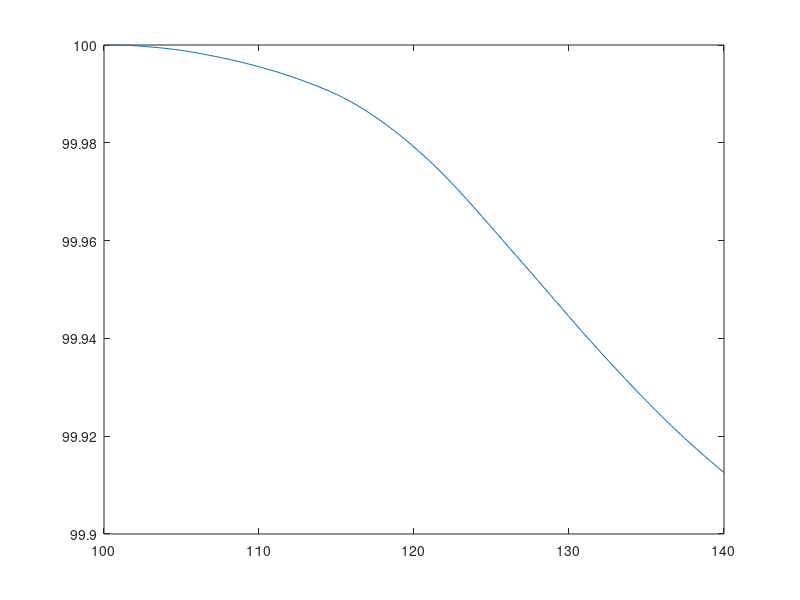
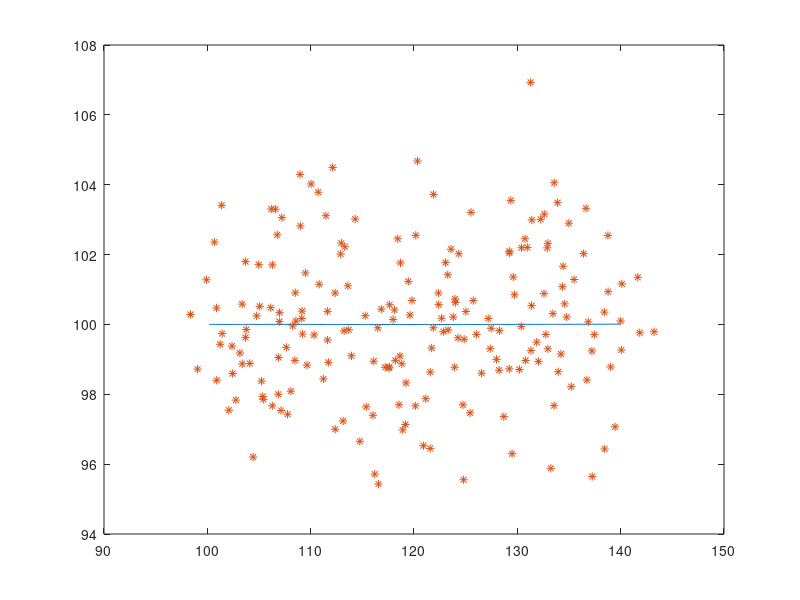

MATLAB code to generate these figures, in order: (Note: this script raises an error after producing the figures.)
%% For position sensor only case. 
%  This is for the dependent case. 

close all;

clear all;

clc;

Iteration = 200; 

T = .01;  

% Fx = [1 T; 0 1] ; % state transition matrix

Fx = [1 T 1/2*T^2; 0 1 T; 0 0 1];

F = blkdiag(Fx, Fx);

Taox = [T^2/2; T ;1]; %input control matrix, this is for the system noise. Considering
%the case only one dimension, Tao is is 2by1 vector. As for the 2-D model,
%Tao should be like as below,

Taoy = [T^2/2; T ;1];

H = [1 0 0 0 0 0 ;0 0 0 1 0 0 ]; % measurement matrix

%% define main variables

v_mag1 = 0.01;  %System process noise:

v_mag2 = 0.01; %System process noise;
              
Qx1 = v_mag1^2 * [T^4/4 T^3/2 T^2/2; T^3/2 T^2 T; T^2/2 T 1]; 

Qx2 = v_mag2^2 * [T^4/4 T^3/2 T^2/2; T^3/2 T^2 T; T^2/2 T 1]; 

Q = blkdiag(Qx1,Qx2)

Px1=v_mag1^2*[1 1/T 1/(T^2); 1/T 2/(T^2) 3/(T^3);1/(T^2) 3/(T^3) 6/(T^4) ]

Px2=v_mag2^2*[1 1/T 1/(T^2); 1/T 2/(T^2) 3/(T^3);1/(T^2) 3/(T^3) 6/(T^4) ]

P = blkdiag(Px1,Px2)

w_mag = [sqrt(3), sqrt(4)];  %measurement noise pre_set up

R = diag(w_mag.^2) %covariance of measurement noise, in this case, only position 
                %is measuered, so R is a 1by1matrix. 

 %% initize result variables
% simulate the observation over time
    X_true=[];
        
    Z = []; % real_measurement
    
    X = [100,20,0, 100,0,0]';
    
    for t = 1 : Iteration
    
        X= F * X + [v_mag1 * randn*[(T^2/2); T; 0];v_mag2 * randn*[(T^2/2); T; 1]]             
            
            X_true=[X_true;X'];
    end
    
    figure, plot(X_true(:,1),X_true(:,4));
    
    Z = X_true * H';
    
    Z = Z + randn(size(Z))*diag(w_mag);
        
%     save('JY_x_velocity_constant','X_true','Z');
    
    load JY_x_velocity_constant
    
    figure, plot(X_true(:,1),X_true(:,4));
    
    hold on;
    
    plot(Z(:,1),Z(:,2),'*');
%     load JY_xy.mat
    %% Do kalman filtering
    %initize estimation variables
    
    % re-initized state
    
%   X_hat =(mvnrnd(X,P,1))';
    
% % % % % % % %     X_hat = [Z(1,1),0,0,Z(1,2),0,0]';
% % % % % % % %    
% % % % % % % %     X_pred = [];
% % % % % % % %     
% % % % % % % %     predic_var = [];
% % % % % % % %     
% % % % % % % %     W_save=[];
% % % % % % % %     
% % % % % % % %     Z_est =[];
% % % % % % % %     
% % % % % % % %     Z_est_backup=[];
% % % % % % % %     
% % % % % % % %     for t = 1:length(X_true)
% % % % % % % %             
% % % % % % % %         X_hat = F * X_hat;
% % % % % % % %         
% % % % % % % %         Z_est = H*X_hat;
% % % % % % % %             
% % % % % % % %         P = F * P * F' + Q;
% % % % % % % %             
% % % % % % % %         predic_var = [predic_var; P];
% % % % % % % %         
% % % % % % % %         W = P*H'/(H*P*H'+R);
% % % % % % % %         
% % % % % % % %         W_save=[W_save ; W]; % save the gain matrix
% % % % % % % %         
% % % % % % % %         Z_est_backup = [Z_est_backup Z_est];
% % % % % % % %         
% % % % % % % %         X_hat = X_hat + W * (Z(t,:)' - Z_est);
% % % % % % % % 
% % % % % % % %         P =  (eye(6)-W*H)*P;
% % % % % % % %                 
% % % % % % % %         X_pred = [X_pred; X_hat'];
% % % % % % % % 
% % % % % % % %     end
%% Model 1
Q1 = v_mag1^2 * [T^4/4 T^3/2; T^3/2 T^2]; 
R1= diag(3);
F1=[1 1 ; 0 1];
H1 = [1 0];
P1=v_mag1^2*[1 1/T;1/T 2/(T^2)];    
X_pred1=Kalman_filter1(Z(:,1),Q1,R1,F1,H1,P1);
figure;   
plot(X_true(:,1),'b-.o'), hold on, plot(X_pred1(:,1),'r-.h');
a = gca;
a.FontSize = 15;
grid;
a.LineWidth= 1.5
legend('Ground Truth','X Estimation')
xlabel('Time Index'), ylabel('X Coordination');
%% model 2    
Qx12 = v_mag1^2 * [T^4/4 T^3/2; T^3/2 T^2]; 
Qx22 = v_mag2^2 * [T^4/4 T^3/2; T^3/2 T^2];     
Q2 = blkdiag(Qx12,Qx22);    
Px12=v_mag1^2*[1 1/T;1/T 2/(T^2)];
Px22=v_mag2^2*[1 1/T;1/T 2/(T^2)];
P2 = blkdiag(Px12,Px22);
R2 = diag(w_mag.^2) %covariance of measurement noise, in this case, only position 
H2 = [1 0 0 0;0 0 1 0];    
Fx2 = [1 T; 0 1] ; % state transition matrix
F2 = blkdiag(Fx2, Fx2);    

X_pred2=Kalman_filter2(Z,Q2,R2,F2,H2,P2);
    
figure;
plot(X_true(:,1), X_true(:,3)),hold on;
scatter(X_pred2(:,1), X_pred2(:,3),[],1:length(X_pred2)), colorbar;
    title('Target Tracking')
    xlabel('x'),ylabel('y');
    legend('Ground Truth','Tracking Estimation');
    title('Model 1: Constant Velocity Lane Keeping');
    a = gca;
    a.FontSize = 15;
    grid;
    a.LineWidth= 1.5


    figure;
    plot(X_true(:,1),'-go'), hold on;
    plot(X_pred2(:,1),'-.rh')
    title('Model 2: Constant Velocity Changing Lane');
    xlabel('Time Index')    
    ylabel('X coordination')
    legend('Ground Truth','Tracking Estimation');
    a = gca;
    a.FontSize = 15;
    grid;
    a.LineWidth= 1.5
    
%% Model 3 constant acceleration lane keeping

R3 = 3;
Q3 = v_mag2^2 * [T^4/4 T^3/2 T^2/2; T^3/2 T^2 T; T^2/2 T 1];
P3=v_mag1^2*[1 1/T 1/(T^2); 1/T 2/(T^2) 3/(T^3);1/(T^2) 3/(T^3) 6/(T^4) ]
F3 = [1 T 1/2*T^2; 0 1 T; 0 0 1];    
H3 =[1 0 0];    
X_pred3=Kalman_filter3(Z(:,1),Q3,R3,F3,H3,P3);
figure;
plot(X_true(:,1),'-go'), hold on;
plot(X_pred3(:,1),'-.rh')
title('Model 3: Constant Velocity Changing Lane');
legend('Ground Truth','Tracking Estimation');
xlabel('Time Index')    
ylabel('X coordination')
a = gca;
a.FontSize = 15;
grid;
a.LineWidth= 1.5    
    
    
    
    X_pred= Kalman_filter(Z,Q,R,F,H,P)
   
    figure;
    
%     scatter(X_true(:,1), X_true(:,4),[],1:length(X_true)),hold on;
    plot(X_true(:,1), X_true(:,4)),hold on;
    
    scatter(X_pred(:,1), X_pred(:,4),[],1:length(X_pred)), colorbar;
    title('Target Tracking')
    xlabel('x'),ylabel('y');
    legend('Ground Truth','Tracking Estimation');
    a = gca;
    a.FontSize = 15;
    grid;
    a.LineWidth= 1.5
    
    figure;
    plot(X_true(:,1),'-go'), hold on;
    plot(X_pred(:,1),'-.rh')
    title('Model 4: Constant Acceleration');
    xlabel('Time Index')    
    ylabel('X coordination')
    legend('Ground Truth','Tracking Estimation');
    a = gca;
    a.FontSize = 15;
    grid;
    a.LineWidth= 1.5
    
    figure;   
    plot(X_true(:,4),'-go'), hold on;    
    plot(X_pred(:,4),'-.rh')
    title('Model 4: Constant Acceleration');
    xlabel('Time Index')    
    ylabel('Y coordination')
    a = gca;
    a.FontSize = 15;
    grid;
    a.LineWidth= 1.5
    
%     save('JY_x_velocity_constant','X_true','Z');

